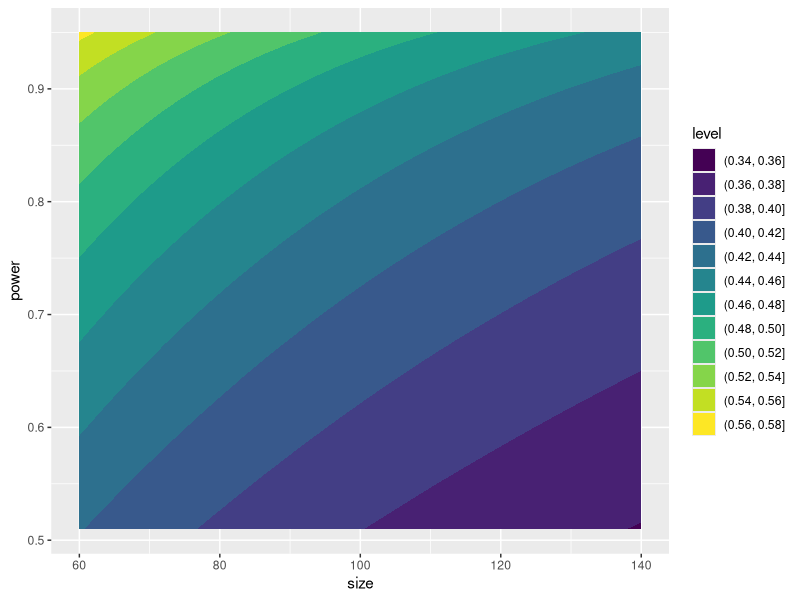

This figure's R source:
## ---- chunk 1
knitr::opts_chunk$set(echo = TRUE)
## ---- chunk 2
library(tidyverse)
## ---- chunk 3
group_sizes <- 60:140
test_powers <-51:95 /100

size_power_grid <- expand.grid(group_sizes, test_powers)

active_df<-
  tibble(size_power_grid)%>%
  rename(size=Var1, power=Var2)%>%
  rowwise()%>%
  mutate(active_rate = power.prop.test(n=size, p1=0.25, power=power)$p2[1])

## ---- chunk 4
ggplot(data = active_df, aes(x=size, y=power, z=active_rate)) +
  geom_contour_filled()
